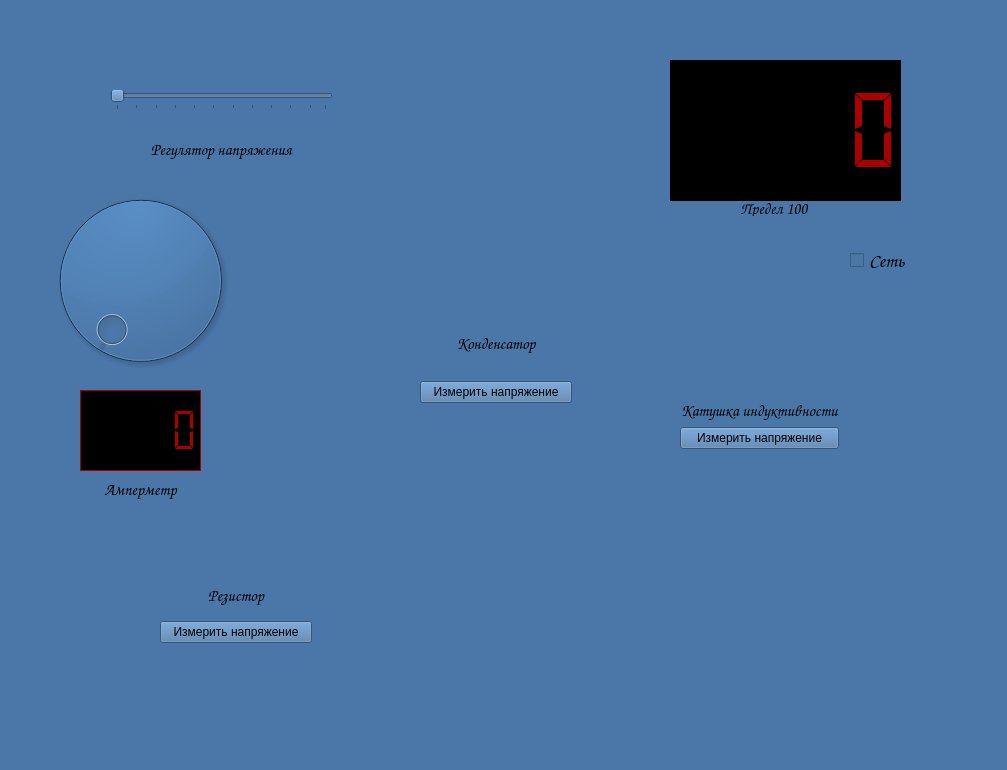
<?xml version="1.0" encoding="UTF-8"?>
<ui version="4.0">
 <class>MainWindow</class>
 <widget class="QMainWindow" name="MainWindow">
  <property name="geometry">
   <rect>
    <x>0</x>
    <y>0</y>
    <width>1007</width>
    <height>770</height>
   </rect>
  </property>
  <property name="windowTitle">
   <string>MainWindow</string>
  </property>
  <property name="styleSheet">
   <string notr="true">background-color: rgb(74, 118, 168);</string>
  </property>
  <widget class="QWidget" name="centralwidget">
   <widget class="QWidget" name="verticalLayoutWidget">
    <property name="geometry">
     <rect>
      <x>80</x>
      <y>390</y>
      <width>121</width>
      <height>111</height>
     </rect>
    </property>
    <layout class="QVBoxLayout" name="verticalLayout">
     <item>
      <widget class="QLCDNumber" name="ammeter">
       <property name="autoFillBackground">
        <bool>false</bool>
       </property>
       <property name="styleSheet">
        <string notr="true">color: rgb(170, 0, 0);
background-color: rgb(0, 0, 0);</string>
       </property>
       <property name="frameShape">
        <enum>QFrame::Box</enum>
       </property>
       <property name="frameShadow">
        <enum>QFrame::Plain</enum>
       </property>
       <property name="smallDecimalPoint">
        <bool>false</bool>
       </property>
       <property name="mode">
        <enum>QLCDNumber::Dec</enum>
       </property>
       <property name="segmentStyle">
        <enum>QLCDNumber::Flat</enum>
       </property>
       <property name="value" stdset="0">
        <double>0.000000000000000</double>
       </property>
      </widget>
     </item>
     <item>
      <widget class="QLabel" name="label">
       <property name="minimumSize">
        <size>
         <width>0</width>
         <height>0</height>
        </size>
       </property>
       <property name="maximumSize">
        <size>
         <width>16777215</width>
         <height>24</height>
        </size>
       </property>
       <property name="font">
        <font>
         <family>Comic Sans MS</family>
         <pointsize>12</pointsize>
         <weight>75</weight>
         <bold>true</bold>
        </font>
       </property>
       <property name="text">
        <string>Амперметр</string>
       </property>
       <property name="scaledContents">
        <bool>true</bool>
       </property>
       <property name="alignment">
        <set>Qt::AlignCenter</set>
       </property>
      </widget>
     </item>
    </layout>
   </widget>
   <widget class="QWidget" name="verticalLayoutWidget_2">
    <property name="geometry">
     <rect>
      <x>420</x>
      <y>240</y>
      <width>152</width>
      <height>163</height>
     </rect>
    </property>
    <layout class="QVBoxLayout" name="verticalLayout_2">
     <item>
      <widget class="QLabel" name="label_2">
       <property name="sizePolicy">
        <sizepolicy hsizetype="Fixed" vsizetype="Fixed">
         <horstretch>0</horstretch>
         <verstretch>0</verstretch>
        </sizepolicy>
       </property>
       <property name="maximumSize">
        <size>
         <width>139</width>
         <height>90</height>
        </size>
       </property>
       <property name="text">
        <string/>
       </property>
       <property name="pixmap">
        <pixmap>images/Screenshot_75.png</pixmap>
       </property>
       <property name="scaledContents">
        <bool>true</bool>
       </property>
      </widget>
     </item>
     <item>
      <widget class="QLabel" name="label_3">
       <property name="font">
        <font>
         <family>Comic Sans MS</family>
         <pointsize>12</pointsize>
         <weight>75</weight>
         <bold>true</bold>
        </font>
       </property>
       <property name="text">
        <string>Конденсатор</string>
       </property>
       <property name="scaledContents">
        <bool>true</bool>
       </property>
       <property name="alignment">
        <set>Qt::AlignCenter</set>
       </property>
      </widget>
     </item>
     <item>
      <widget class="QPushButton" name="measure_c_button">
       <property name="text">
        <string>Измерить напряжение</string>
       </property>
      </widget>
     </item>
    </layout>
   </widget>
   <widget class="QWidget" name="verticalLayoutWidget_3">
    <property name="geometry">
     <rect>
      <x>680</x>
      <y>380</y>
      <width>235</width>
      <height>313</height>
     </rect>
    </property>
    <layout class="QVBoxLayout" name="verticalLayout_5">
     <property name="sizeConstraint">
      <enum>QLayout::SetFixedSize</enum>
     </property>
     <item>
      <widget class="QLabel" name="label_4">
       <property name="sizePolicy">
        <sizepolicy hsizetype="Expanding" vsizetype="Preferred">
         <horstretch>0</horstretch>
         <verstretch>0</verstretch>
        </sizepolicy>
       </property>
       <property name="maximumSize">
        <size>
         <width>220</width>
         <height>240</height>
        </size>
       </property>
       <property name="layoutDirection">
        <enum>Qt::LeftToRight</enum>
       </property>
       <property name="text">
        <string/>
       </property>
       <property name="pixmap">
        <pixmap>images/Screenshot_76.png</pixmap>
       </property>
       <property name="scaledContents">
        <bool>true</bool>
       </property>
       <property name="alignment">
        <set>Qt::AlignCenter</set>
       </property>
       <property name="wordWrap">
        <bool>false</bool>
       </property>
       <property name="margin">
        <number>0</number>
       </property>
       <property name="indent">
        <number>-1</number>
       </property>
       <property name="openExternalLinks">
        <bool>false</bool>
       </property>
      </widget>
     </item>
     <item>
      <widget class="QLabel" name="label_5">
       <property name="font">
        <font>
         <family>Comic Sans MS</family>
         <pointsize>12</pointsize>
         <weight>75</weight>
         <bold>true</bold>
        </font>
       </property>
       <property name="text">
        <string>Катушка индуктивности</string>
       </property>
       <property name="scaledContents">
        <bool>true</bool>
       </property>
       <property name="alignment">
        <set>Qt::AlignCenter</set>
       </property>
      </widget>
     </item>
     <item>
      <widget class="QPushButton" name="measure_3_button">
       <property name="text">
        <string>Измерить напряжение</string>
       </property>
      </widget>
     </item>
    </layout>
   </widget>
   <widget class="QWidget" name="verticalLayoutWidget_4">
    <property name="geometry">
     <rect>
      <x>160</x>
      <y>540</y>
      <width>152</width>
      <height>103</height>
     </rect>
    </property>
    <layout class="QVBoxLayout" name="verticalLayout_6">
     <item>
      <widget class="QLabel" name="label_6">
       <property name="maximumSize">
        <size>
         <width>139</width>
         <height>30</height>
        </size>
       </property>
       <property name="text">
        <string/>
       </property>
       <property name="pixmap">
        <pixmap>images/resistor.png</pixmap>
       </property>
       <property name="scaledContents">
        <bool>true</bool>
       </property>
      </widget>
     </item>
     <item>
      <widget class="QLabel" name="label_7">
       <property name="font">
        <font>
         <family>Comic Sans MS</family>
         <pointsize>12</pointsize>
         <weight>75</weight>
         <bold>true</bold>
        </font>
       </property>
       <property name="text">
        <string>Резистор</string>
       </property>
       <property name="scaledContents">
        <bool>true</bool>
       </property>
       <property name="alignment">
        <set>Qt::AlignCenter</set>
       </property>
      </widget>
     </item>
     <item>
      <widget class="QPushButton" name="measure_r_button">
       <property name="text">
        <string>Измерить напряжение</string>
       </property>
      </widget>
     </item>
    </layout>
   </widget>
   <widget class="QLabel" name="label_8">
    <property name="geometry">
     <rect>
      <x>630</x>
      <y>10</y>
      <width>311</width>
      <height>231</height>
     </rect>
    </property>
    <property name="text">
     <string/>
    </property>
    <property name="pixmap">
     <pixmap>images/Screenshot_77.png</pixmap>
    </property>
    <property name="scaledContents">
     <bool>true</bool>
    </property>
    <property name="alignment">
     <set>Qt::AlignCenter</set>
    </property>
   </widget>
   <widget class="QLCDNumber" name="voltmeter">
    <property name="geometry">
     <rect>
      <x>670</x>
      <y>60</y>
      <width>231</width>
      <height>141</height>
     </rect>
    </property>
    <property name="autoFillBackground">
     <bool>false</bool>
    </property>
    <property name="styleSheet">
     <string notr="true">color: rgb(170, 0, 0);
background-color: rgb(0, 0, 0);</string>
    </property>
    <property name="frameShape">
     <enum>QFrame::StyledPanel</enum>
    </property>
    <property name="frameShadow">
     <enum>QFrame::Sunken</enum>
    </property>
    <property name="smallDecimalPoint">
     <bool>false</bool>
    </property>
    <property name="mode">
     <enum>QLCDNumber::Dec</enum>
    </property>
    <property name="segmentStyle">
     <enum>QLCDNumber::Flat</enum>
    </property>
    <property name="intValue" stdset="0">
     <number>0</number>
    </property>
   </widget>
   <widget class="QCheckBox" name="NetCheck">
    <property name="geometry">
     <rect>
      <x>850</x>
      <y>250</y>
      <width>81</width>
      <height>21</height>
     </rect>
    </property>
    <property name="font">
     <font>
      <family>Comic Sans MS</family>
      <pointsize>14</pointsize>
      <weight>50</weight>
      <bold>false</bold>
     </font>
    </property>
    <property name="text">
     <string>Сеть</string>
    </property>
   </widget>
   <widget class="QLabel" name="label_9">
    <property name="geometry">
     <rect>
      <x>740</x>
      <y>200</y>
      <width>111</width>
      <height>16</height>
     </rect>
    </property>
    <property name="font">
     <font>
      <family>Comic Sans MS</family>
      <pointsize>12</pointsize>
      <weight>50</weight>
      <bold>false</bold>
     </font>
    </property>
    <property name="styleSheet">
     <string notr="true">background-color: rgb(255, 255, 255, 0);</string>
    </property>
    <property name="text">
     <string>Предел 100</string>
    </property>
   </widget>
   <widget class="QWidget" name="verticalLayoutWidget_5">
    <property name="geometry">
     <rect>
      <x>110</x>
      <y>90</y>
      <width>223</width>
      <height>92</height>
     </rect>
    </property>
    <layout class="QVBoxLayout" name="verticalLayout_3">
     <item>
      <widget class="QSlider" name="slider_voltage">
       <property name="maximum">
        <number>54</number>
       </property>
       <property name="sliderPosition">
        <number>0</number>
       </property>
       <property name="orientation">
        <enum>Qt::Horizontal</enum>
       </property>
       <property name="invertedAppearance">
        <bool>false</bool>
       </property>
       <property name="invertedControls">
        <bool>false</bool>
       </property>
       <property name="tickPosition">
        <enum>QSlider::TicksBelow</enum>
       </property>
       <property name="tickInterval">
        <number>5</number>
       </property>
      </widget>
     </item>
     <item>
      <widget class="QLabel" name="label_10">
       <property name="font">
        <font>
         <family>Comic Sans MS</family>
         <pointsize>12</pointsize>
         <weight>75</weight>
         <bold>true</bold>
        </font>
       </property>
       <property name="text">
        <string>Регулятор напряжения</string>
       </property>
       <property name="scaledContents">
        <bool>true</bool>
       </property>
       <property name="alignment">
        <set>Qt::AlignCenter</set>
       </property>
      </widget>
     </item>
    </layout>
   </widget>
   <widget class="QDial" name="dial">
    <property name="geometry">
     <rect>
      <x>20</x>
      <y>180</y>
      <width>241</width>
      <height>201</height>
     </rect>
    </property>
    <property name="maximum">
     <number>55</number>
    </property>
    <property name="invertedAppearance">
     <bool>false</bool>
    </property>
    <property name="invertedControls">
     <bool>false</bool>
    </property>
    <property name="wrapping">
     <bool>false</bool>
    </property>
   </widget>
  </widget>
  <widget class="QMenuBar" name="menubar">
   <property name="geometry">
    <rect>
     <x>0</x>
     <y>0</y>
     <width>1007</width>
     <height>22</height>
    </rect>
   </property>
  </widget>
  <widget class="QStatusBar" name="statusbar"/>
 </widget>
 <tabstops>
  <tabstop>slider_voltage</tabstop>
  <tabstop>measure_c_button</tabstop>
  <tabstop>measure_3_button</tabstop>
  <tabstop>measure_r_button</tabstop>
  <tabstop>NetCheck</tabstop>
 </tabstops>
 <resources>
  <include location="images/images.qrc"/>
 </resources>
 <connections/>
</ui>
